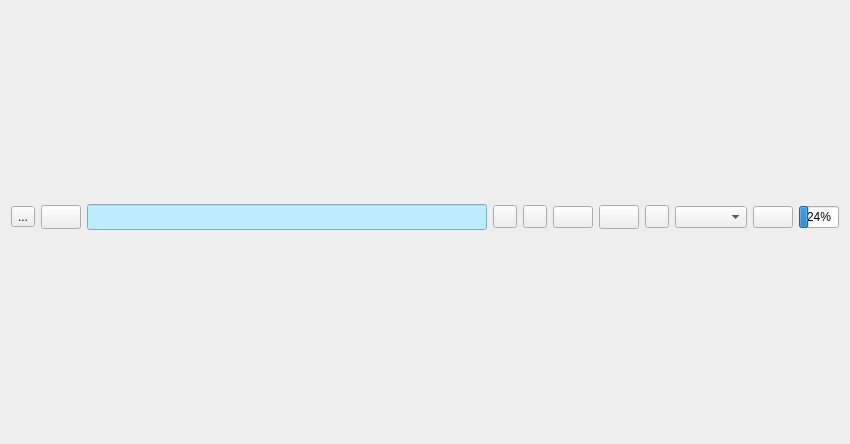
<?xml version="1.0" encoding="UTF-8"?>
<ui version="4.0">
 <class>BrowserTabForm</class>
 <widget class="QWidget" name="BrowserTabForm">
  <property name="geometry">
   <rect>
    <x>0</x>
    <y>0</y>
    <width>811</width>
    <height>444</height>
   </rect>
  </property>
  <property name="windowTitle">
   <string>Form</string>
  </property>
  <layout class="QVBoxLayout" name="verticalLayout_18">
   <item>
    <layout class="QVBoxLayout" name="verticalLayout_17">
     <property name="bottomMargin">
      <number>10</number>
     </property>
     <item>
      <layout class="QHBoxLayout" name="horizontalLayout_7">
       <property name="sizeConstraint">
        <enum>QLayout::SetMaximumSize</enum>
       </property>
       <item>
        <layout class="QHBoxLayout" name="horizontalLayout">
         <property name="sizeConstraint">
          <enum>QLayout::SetMaximumSize</enum>
         </property>
         <item>
          <widget class="QToolButton" name="loadIpfsButton">
           <property name="toolTip">
            <string>&lt;html&gt;&lt;head/&gt;&lt;body&gt;&lt;p&gt;Browse IPFS&lt;/p&gt;&lt;/body&gt;&lt;/html&gt;</string>
           </property>
           <property name="text">
            <string>...</string>
           </property>
           <property name="icon">
            <iconset resource="galacteek.qrc">
             <normaloff>:/share/icons/ipfs-logo-128-ice.png</normaloff>:/share/icons/ipfs-logo-128-ice.png</iconset>
           </property>
          </widget>
         </item>
         <item>
          <widget class="QPushButton" name="loadFromClipboardButton">
           <property name="sizePolicy">
            <sizepolicy hsizetype="Fixed" vsizetype="Fixed">
             <horstretch>0</horstretch>
             <verstretch>0</verstretch>
            </sizepolicy>
           </property>
           <property name="maximumSize">
            <size>
             <width>40</width>
             <height>24</height>
            </size>
           </property>
           <property name="toolTip">
            <string>&lt;html&gt;&lt;head/&gt;&lt;body&gt;&lt;p&gt;Load IPFS CID from clipboard&lt;/p&gt;&lt;/body&gt;&lt;/html&gt;</string>
           </property>
           <property name="text">
            <string/>
           </property>
           <property name="icon">
            <iconset resource="galacteek.qrc">
             <normaloff>:/share/icons/clipboard.png</normaloff>:/share/icons/clipboard.png</iconset>
           </property>
          </widget>
         </item>
         <item>
          <widget class="QLineEdit" name="urlZone">
           <property name="sizePolicy">
            <sizepolicy hsizetype="Expanding" vsizetype="Fixed">
             <horstretch>0</horstretch>
             <verstretch>0</verstretch>
            </sizepolicy>
           </property>
           <property name="minimumSize">
            <size>
             <width>400</width>
             <height>0</height>
            </size>
           </property>
           <property name="maximumSize">
            <size>
             <width>1000</width>
             <height>26</height>
            </size>
           </property>
           <property name="font">
            <font>
             <family>Sans Serif</family>
             <pointsize>11</pointsize>
             <italic>false</italic>
            </font>
           </property>
           <property name="styleSheet">
            <string notr="true">background-color: rgb(189, 236, 255);</string>
           </property>
           <property name="maxLength">
            <number>2048</number>
           </property>
          </widget>
         </item>
         <item>
          <widget class="QToolButton" name="backButton">
           <property name="toolTip">
            <string>&lt;html&gt;&lt;head/&gt;&lt;body&gt;&lt;p&gt;Previous&lt;/p&gt;&lt;/body&gt;&lt;/html&gt;</string>
           </property>
           <property name="text">
            <string/>
           </property>
           <property name="icon">
            <iconset resource="galacteek.qrc">
             <normaloff>:/share/icons/go-previous.png</normaloff>:/share/icons/go-previous.png</iconset>
           </property>
          </widget>
         </item>
         <item>
          <widget class="QToolButton" name="forwardButton">
           <property name="toolTip">
            <string>&lt;html&gt;&lt;head/&gt;&lt;body&gt;&lt;p&gt;Next&lt;/p&gt;&lt;/body&gt;&lt;/html&gt;</string>
           </property>
           <property name="text">
            <string/>
           </property>
           <property name="icon">
            <iconset resource="galacteek.qrc">
             <normaloff>:/share/icons/go-next.png</normaloff>:/share/icons/go-next.png</iconset>
           </property>
          </widget>
         </item>
         <item>
          <widget class="QPushButton" name="stopButton">
           <property name="sizePolicy">
            <sizepolicy hsizetype="Fixed" vsizetype="Fixed">
             <horstretch>0</horstretch>
             <verstretch>0</verstretch>
            </sizepolicy>
           </property>
           <property name="text">
            <string/>
           </property>
           <property name="icon">
            <iconset resource="galacteek.qrc">
             <normaloff>:/share/icons/cancel.png</normaloff>:/share/icons/cancel.png</iconset>
           </property>
          </widget>
         </item>
         <item>
          <widget class="QPushButton" name="refreshButton">
           <property name="sizePolicy">
            <sizepolicy hsizetype="Fixed" vsizetype="Fixed">
             <horstretch>0</horstretch>
             <verstretch>0</verstretch>
            </sizepolicy>
           </property>
           <property name="maximumSize">
            <size>
             <width>50</width>
             <height>24</height>
            </size>
           </property>
           <property name="toolTip">
            <string>&lt;html&gt;&lt;head/&gt;&lt;body&gt;&lt;p&gt;Reload page&lt;/p&gt;&lt;/body&gt;&lt;/html&gt;</string>
           </property>
           <property name="text">
            <string/>
           </property>
           <property name="icon">
            <iconset resource="galacteek.qrc">
             <normaloff>:/share/icons/refresh.png</normaloff>:/share/icons/refresh.png</iconset>
           </property>
          </widget>
         </item>
         <item>
          <widget class="QToolButton" name="pinAllButton">
           <property name="toolTip">
            <string>&lt;html&gt;&lt;head/&gt;&lt;body&gt;&lt;p&gt;Automatically pins visited pages&lt;/p&gt;&lt;/body&gt;&lt;/html&gt;</string>
           </property>
           <property name="text">
            <string/>
           </property>
           <property name="icon">
            <iconset resource="galacteek.qrc">
             <normaloff>:/share/icons/pin-black.png</normaloff>:/share/icons/pin-black.png</iconset>
           </property>
          </widget>
         </item>
         <item>
          <widget class="QComboBox" name="actionComboBox">
           <property name="toolTip">
            <string>&lt;html&gt;&lt;head/&gt;&lt;body&gt;&lt;p&gt;Pin&lt;/p&gt;&lt;/body&gt;&lt;/html&gt;</string>
           </property>
          </widget>
         </item>
         <item>
          <widget class="QPushButton" name="hashmarkPageButton">
           <property name="sizePolicy">
            <sizepolicy hsizetype="Fixed" vsizetype="Fixed">
             <horstretch>0</horstretch>
             <verstretch>0</verstretch>
            </sizepolicy>
           </property>
           <property name="toolTip">
            <string>&lt;html&gt;&lt;head/&gt;&lt;body&gt;&lt;p&gt;Hashmark this page&lt;/p&gt;&lt;/body&gt;&lt;/html&gt;</string>
           </property>
           <property name="text">
            <string/>
           </property>
           <property name="icon">
            <iconset resource="galacteek.qrc">
             <normaloff>:/share/icons/hashmarks.png</normaloff>:/share/icons/hashmarks.png</iconset>
           </property>
          </widget>
         </item>
         <item>
          <widget class="QProgressBar" name="progressBar">
           <property name="sizePolicy">
            <sizepolicy hsizetype="Fixed" vsizetype="Fixed">
             <horstretch>0</horstretch>
             <verstretch>0</verstretch>
            </sizepolicy>
           </property>
           <property name="minimumSize">
            <size>
             <width>40</width>
             <height>0</height>
            </size>
           </property>
           <property name="maximumSize">
            <size>
             <width>30</width>
             <height>16777215</height>
            </size>
           </property>
           <property name="value">
            <number>24</number>
           </property>
          </widget>
         </item>
        </layout>
       </item>
      </layout>
     </item>
     <item>
      <layout class="QVBoxLayout" name="vLayoutBrowser"/>
     </item>
    </layout>
   </item>
  </layout>
 </widget>
 <resources>
  <include location="galacteek.qrc"/>
 </resources>
 <connections/>
</ui>
